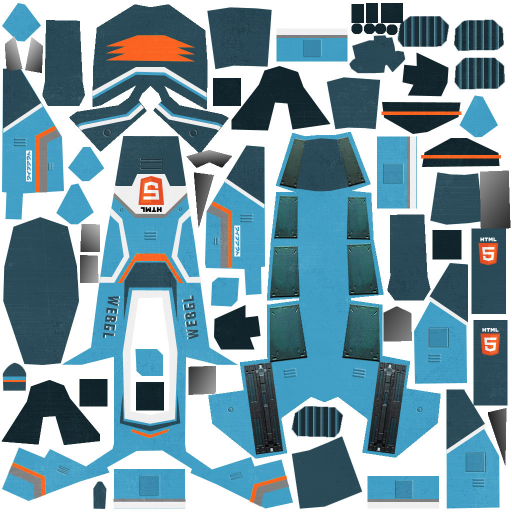
#> input picture games/hexgl/textures.full/ships/feisar/diffuse.jpg, 1024 x 1024 px, found by its file name (shown at 1/2 size)
$ python monumento.py
#> lines starting #> are read from the running program, lines starting #| are printed output that depends on the picture
"""
Monumento de HexGL para su parcela de xenxo: la nave Feisar con su textura, mirando hacia +Z
(el frente en glTF), apoyada en el suelo. Sin Draco ni referencias externas (lo exige xenxo).

  python3 xenxo/tools/feisar_obj.py && python3 xenxo/tools/monumento.py
  → xenxo/monumento.glb
"""
import math
import os

import bpy
from PIL import Image

HERE = os.path.dirname(os.path.abspath(__file__))
GAME = os.path.abspath(os.path.join(HERE, "..", ".."))
OUT = os.path.join(HERE, "out")


def main() -> None:
    bpy.ops.wm.read_factory_settings(use_empty=True)
#> (this line was passed over: bpy is not available in this run)
    bpy.ops.wm.obj_import(filepath=os.path.join(OUT, "feisar.obj"), forward_axis="NEGATIVE_Z", up_axis="Y")
#> (this line was passed over: bpy is not available in this run)
    ob = bpy.context.selected_objects[0]
    ob.name = "hexgl_feisar"

    # Textura a 512 px en JPEG: el GLB tiene que quedarse por debajo de 1 MB.
    tex = os.path.join(OUT, "feisar.jpg")
    Image.open(os.path.join(GAME, "textures", "ships", "feisar", "diffuse.jpg")).convert("RGB").resize((512, 512)).save(tex, "JPEG", quality=85)
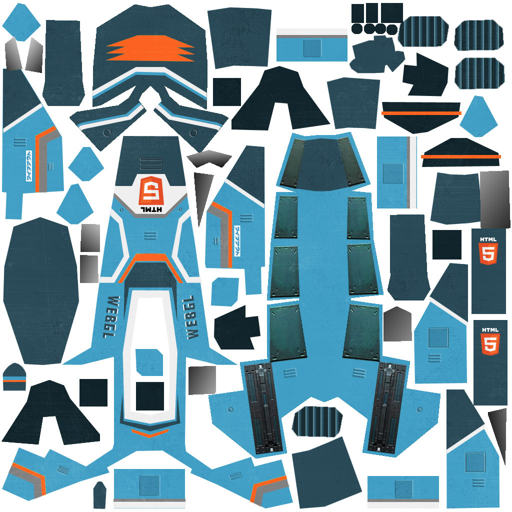
#> saved as feisar.jpg: PIL image 512x512 RGB; mean R, G, B 124, 154.7, 166.5

    m = bpy.data.materials.new("feisar")
    m.use_nodes = True
    nt = m.node_tree
    bsdf = nt.nodes["Principled BSDF"]
    img = nt.nodes.new("ShaderNodeTexImage")
    img.image = bpy.data.images.load(tex)
    nt.links.new(img.outputs["Color"], bsdf.inputs["Base Color"])
    bsdf.inputs["Roughness"].default_value = 0.35
    bsdf.inputs["Metallic"].default_value = 0.6
    ob.data.materials.clear()
    ob.data.materials.append(m)

    # El OBJ ya viene con el morro hacia +Z (el frente en glTF): se fija el giro de la importación
    # y se escala a unos 3 m de largo, con el morro un poco levantado, posada en el suelo.
    bpy.ops.object.select_all(action="DESELECT")
    ob.select_set(True)
    bpy.context.view_layer.objects.active = ob
    bpy.ops.object.transform_apply(location=False, rotation=True, scale=True)
    s = 3.0 / max(ob.dimensions)
    ob.scale = (s, s, s)
    # En Blender el frente glTF (+Z) es −Y: levantar el morro = girar en X hacia arriba.
    ob.rotation_euler = (math.radians(-6), 0, 0)
    bpy.context.view_layer.update()
    bpy.ops.object.transform_apply(location=False, rotation=True, scale=True)
    zs = [(ob.matrix_world @ v.co).z for v in ob.data.vertices]
    ob.location.z -= min(zs)
    bpy.ops.object.transform_apply(location=True)

    path = os.path.join(GAME, "xenxo", "monumento.glb")
    bpy.ops.export_scene.gltf(
        filepath=path,
        export_format="GLB",
        use_selection=True,
        export_apply=True,
        export_texcoords=True,
        export_normals=True,
        export_tangents=False,
        export_materials="EXPORT",
        export_image_format="JPEG",
        export_cameras=False,
        export_lights=False,
        export_yup=True,
        export_extras=False,
    )
    print(path, os.path.getsize(path) // 1024, "KB,", len(ob.data.polygons), "caras")


if __name__ == "__main__":
    main()
#> (the call stopped at in main, `m = bpy.data.materials.new("feisar")`: bpy is not available in this run)
